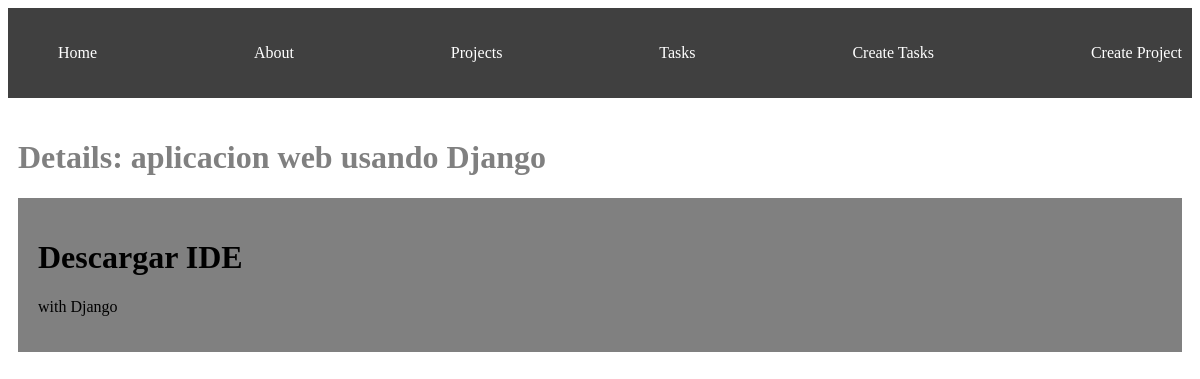
Before: /projects/2 with the older database file.
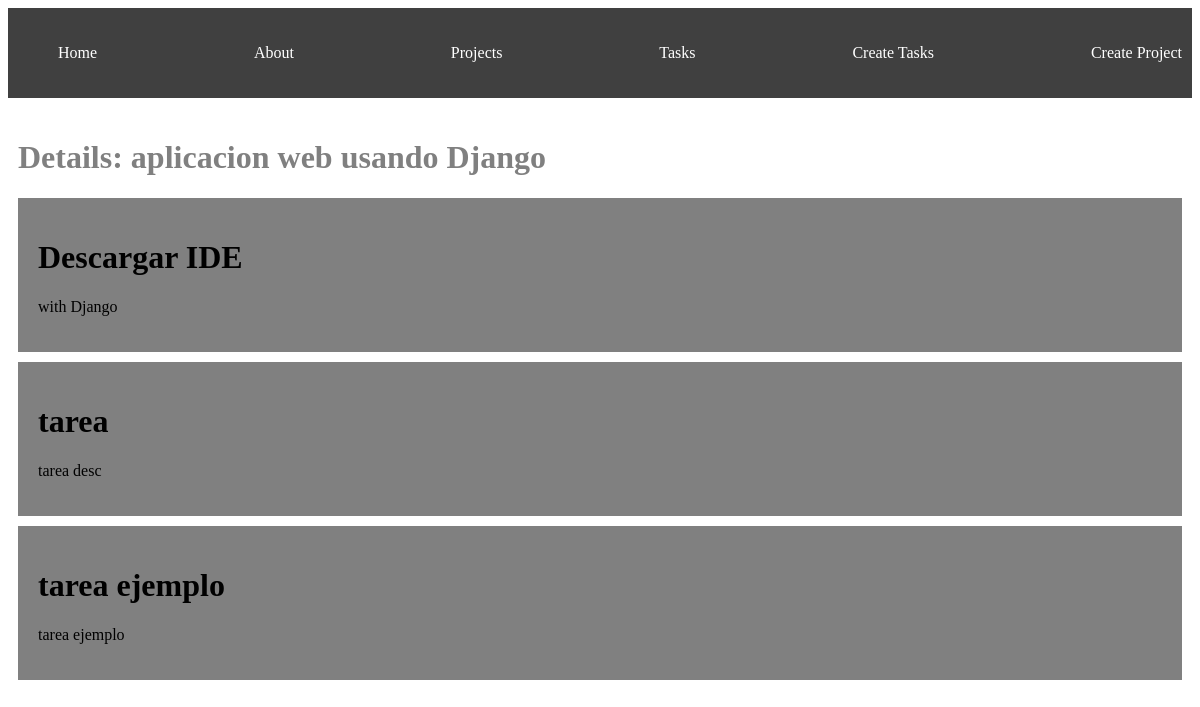
After: the same page with the newer database file.
### myapp/models.py (models this page shows, shortened)
class Task (models.Model):
    title = models.CharField(max_length=200)
    description = models.TextField()
    project = models.ForeignKey(Project, on_delete=models.CASCADE)
    done = models.BooleanField(default=False)

### myapp/views.py (the view)
# urls.py: path('projects/<int:id>', views.project_detail, name="project_detail"),
def project_detail(request, id):
    project = get_object_or_404(Project, id=id)
    tasks = Task.objects.filter(project_id=id)
    return render(request, 'detail.html',{
        'project': project,
        'tasks': tasks,
    })

### myapp/models.py (called while the page is built)
    def __str__(self):
        return self.name

### myapp/templates/detail.html (shortened to what this page needs)
<!DOCTYPE html>
<html lang="en">
<head>
</head>
<body>
    {% extends 'base.html' %}
    {% block content %}
    <h1>Details: {{project}}</h1>
    {% for task in tasks %}
    <div class="card">
        <h1>{{task.title}}</h1>
        <p>{{task.description}}</p>
    </div>
    {% endfor%}
    {% endblock%}

Changed rows visible on the page:
added Task: title "tarea", description "tarea desc"
added Task: title "tarea ejemplo", description "tarea ejemplo"
